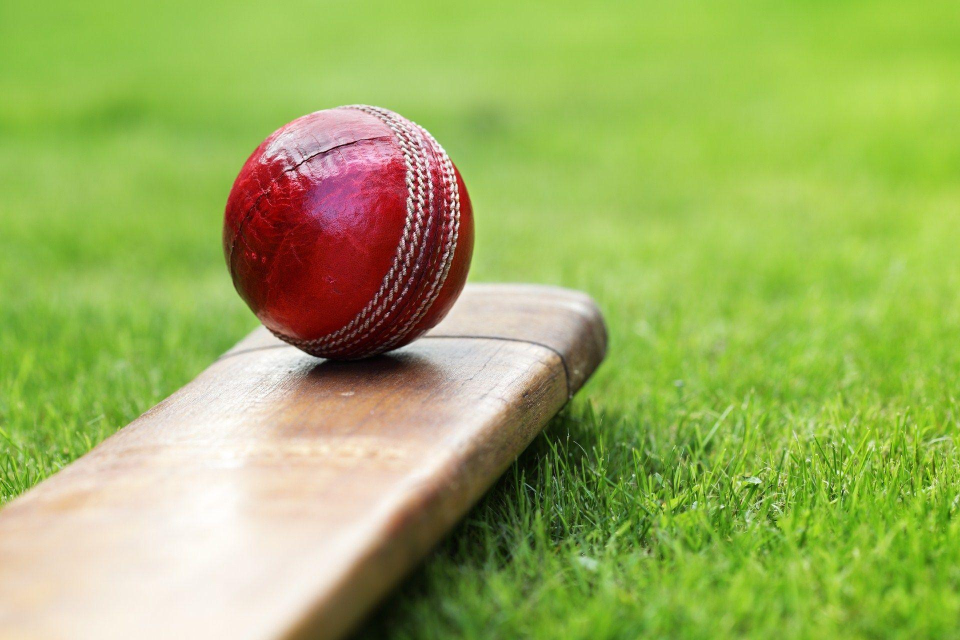
#> input picture cricket.jpg, 1920 x 1280 px (shown at 1/2 size)
$ jupyter execute Image_editing.ipynb
#> lines starting #> are read from the running program, lines starting #| are printed output that depends on the picture; after the words box and inside, x2 and y2 are one past the last pixel; in counts of white or black regions, pixels touching at a corner belong together
# Creating an image in python

[cell 1]
import cv2
import numpy as np
import matplotlib.pyplot as plt

[cell 2]
image=np.zeros((500,500,3),dtype='uint8')

[cell 3]
for i in range(250,0,-1):
    k=(i+3)*2-2
    image[250-i:250+i,250-i:250+i]=[i,i,i]

r=50
for i in range(-r,r+1):
    d=round((2*r*abs(r-abs(i))-(r-abs(i))**2)**0.5)
    image[250+r+i,250+r-d:250+r+d]=[0,200,200]
    image[250-r+i,250-r-d:250-r+d]=[0,200,200]
    image[250+r+i,250-r-d:250-r+d]=[0,200,200]
    image[250-r+i,250+r-d:250+r+d]=[0,200,200]

for i in range(-r,r+1):
    d=round((2*r*abs(r-abs(i))-(r-abs(i))**2)**0.5)
    image[250+i,250-d:250+d]=[42,42,165]

r=3*r
for i in range(-r,r+1):
    d=round((2*r*abs(r-abs(i))-(r-abs(i))**2)**0.5)
    image[i,0:d]=[200,100,100]
    image[-i,500-d:500]=[200,100,100]

while True:
    cv2.imshow('hai',image)
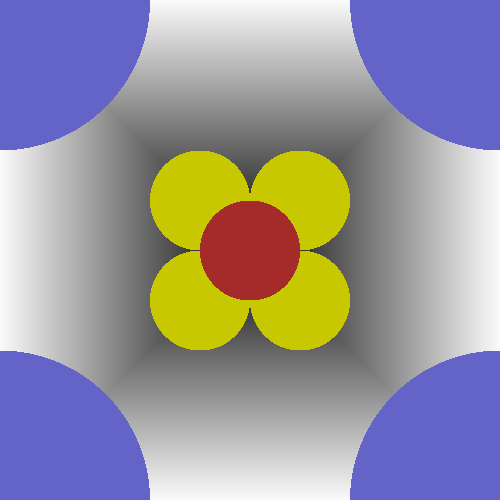
#> window 'hai': shape (500, 500, 3); mean B, G, R 156.4, 148.7, 152.5
    if cv2.waitKey(1)==ord('q'):
#> (key q is pressed here)
        break
cv2.destroyAllWindows()

[cell 4]
cv2.imwrite('output.png',image)

# Cropping and swapping

[cell 5]
image1 = cv2.imread('./cricket.jpg')
#> image1 is the input picture: shape (1280, 1920, 3); mean B, G, R 92.4, 176.5, 155.6
image2 = cv2.imread('./football.jpeg')
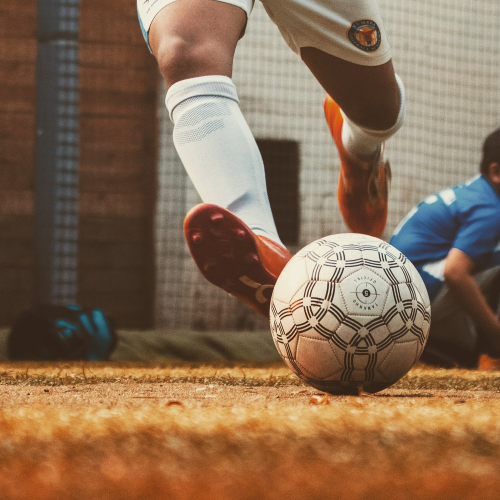
#> input picture football.jpeg, 1000 x 1000 px (shown at 1/2 size)
#> image2 is the input picture: shape (1000, 1000, 3); mean B, G, R 82.6, 107.6, 135.9

[cell 6]
# [6 lines of commented-out code are left out]

[cell 7]
plt.imshow(cv2.cvtColor(image1,cv2.COLOR_BGR2RGB))

[cell 8]
plt.imshow(cv2.cvtColor(image2,cv2.COLOR_BGR2RGB))

[cell 9]
cricketball=image1[200:730,440:950]
plt.imshow(cv2.cvtColor(cricketball,cv2.COLOR_BGR2RGB))
cballshape=cricketball.shape[-2::-1]
#> cballshape = (510, 530)

[cell 10]
football=image2[465:790,535:865]
plt.imshow(cv2.cvtColor(football,cv2.COLOR_BGR2RGB))
fballshape=football.shape[-2::-1]
#> fballshape = (330, 325)

[cell 11]
cricketball=cv2.resize(cricketball,fballshape)
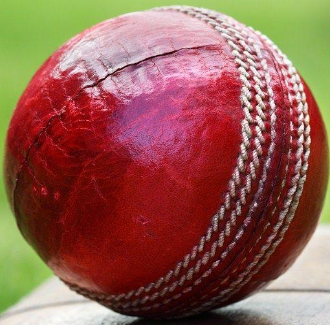
#> cricketball: shape (325, 330, 3); mean B, G, R 80.8, 94.4, 147
football=cv2.resize(football,cballshape)
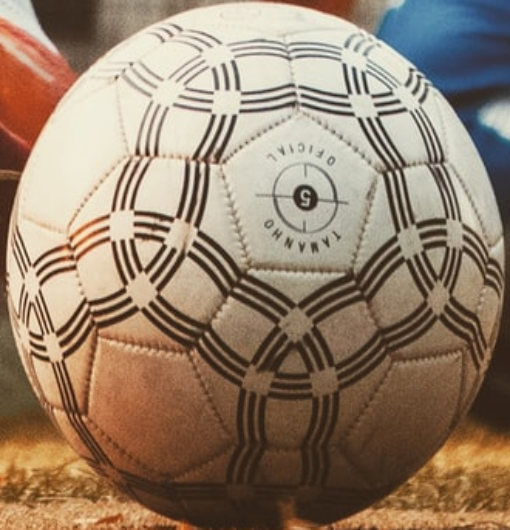
#> football: shape (530, 510, 3); mean B, G, R 108.7, 129.1, 150

[cell 12]
image1[200:730,440:950]=football
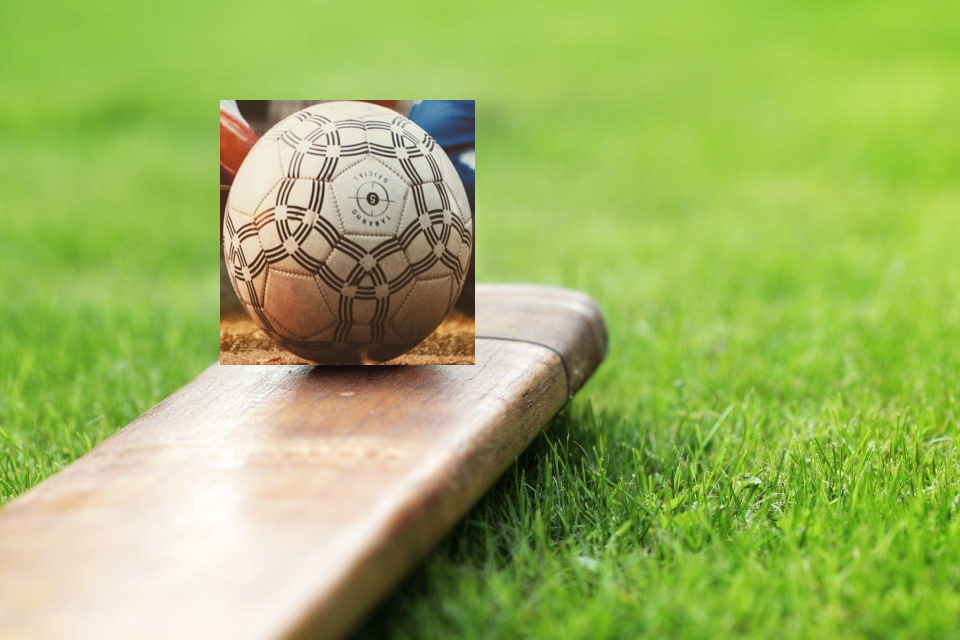
#> image1: shape (1280, 1920, 3) (shown at 1/2 size); 11% of pixels changed, all inside (x1, y1, x2, y2) = (440, 200, 950, 730)
image2[465:790,535:865]=cricketball
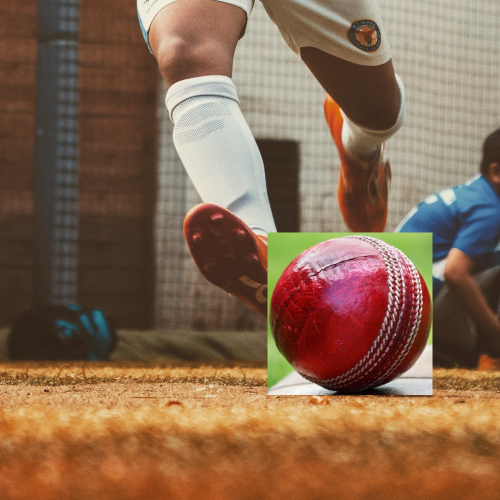
#> image2: shape (1000, 1000, 3) (shown at 1/2 size); 10.72% of pixels changed, all inside (x1, y1, x2, y2) = (535, 465, 865, 790)

[cell 13]
plt.imshow(cv2.cvtColor(image1,cv2.COLOR_BGR2RGB))

[cell 14]
plt.imshow(cv2.cvtColor(image2,cv2.COLOR_BGR2RGB))

# Creating a photo college

[cell 15]
image1 = cv2.imread('./cricket.jpg')
image2 = cv2.imread('./football.jpeg')

[cell 16]
def photocollage(image1,image2,axis=0):
#> called with axis = 0
    if axis==0:
        cols=image1.shape[1]+50 if image1.shape[1]>image2.shape[1] else image2.shape[1]+50
#> cols = 1970
        first = np.zeros((image1.shape[0]+50, cols, 3),dtype='uint8')+255
        extra=0
        if image1.shape[1]%2!=0:
            extra=1
        first[25:image1.shape[0]+25, cols//2-image1.shape[1]//2:cols//2+image1.shape[1]//2+extra]=image1
        second = np.zeros((image2.shape[0]+50,cols,3),dtype='uint8')+255
        extra=0
        if image2.shape[1]%2!=0:
            extra=1
        second[25:image2.shape[0]+25,cols//2-image2.shape[1]//2:cols//2+image2.shape[1]//2+extra]=image2
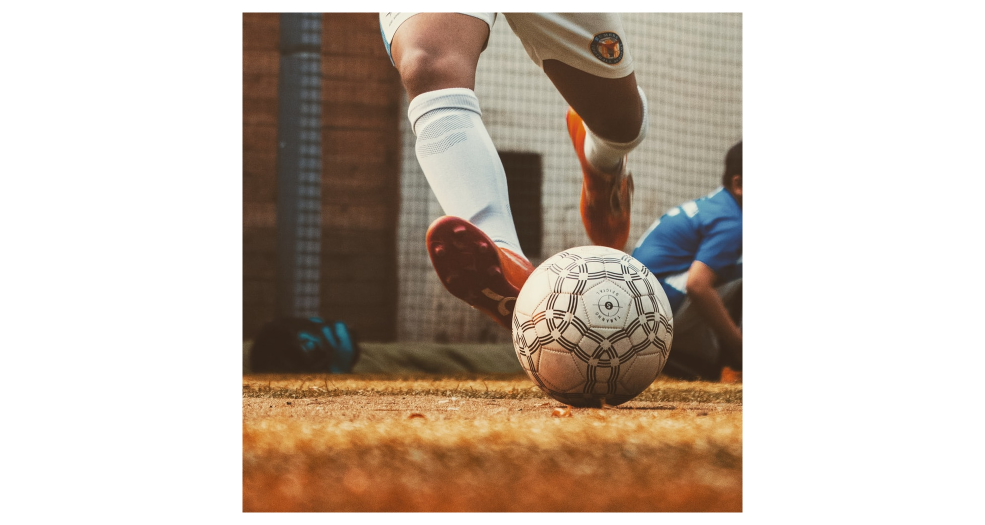
#> second: shape (1050, 1970, 3) (shown at 1/2 size); mean B, G, R 171.7, 183.8, 197.4
        return np.concatenate((first,second))
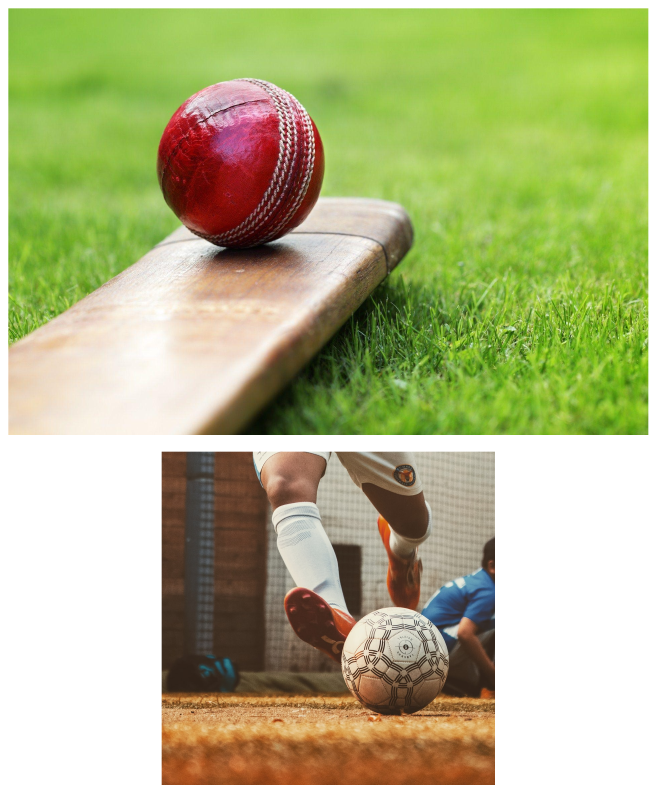
#> returned value: shape (2380, 1970, 3) (shown at 1/3 size); mean of channels 0, 1, 2 133, 182.4, 177.5; drawn as B, G, R
    if axis==1:
        rows=image1.shape[0]+50 if image1.shape[0]>image2.shape[0] else image2.shape[0]+50
        first = np.zeros((rows, image1.shape[1]+50, 3),dtype='uint8')+255
        extra=0
        if image1.shape[0]%2!=0:
            extra=1

        first[rows//2-image1.shape[0]//2:rows//2+image1.shape[0]//2+extra,25:image1.shape[1]+25]=image1
        second = np.zeros((rows,image2.shape[1]+50,3),dtype='uint8')+255
        extra=0
        if image2.shape[0]%2!=0:
            extra=1
        second[rows//2-image2.shape[0]//2:rows//2+image2.shape[0]//2+extra,25:image2.shape[1]+25]=image2
        return np.concatenate((first,second),axis=1)

[cell 17]
rowwise=photocollage(image1,image2)
plt.imshow(cv2.cvtColor(rowwise,cv2.COLOR_BGR2RGB))

[cell 18]
colwise=photocollage(image1,image2,axis=1)
#> call 2 of photocollage, with axis = 1
#> in photocollage (call 2), `second[rows//2-image2.shape[0]//2:rows//2+image2.shape[0]//2+extra,25:..`:
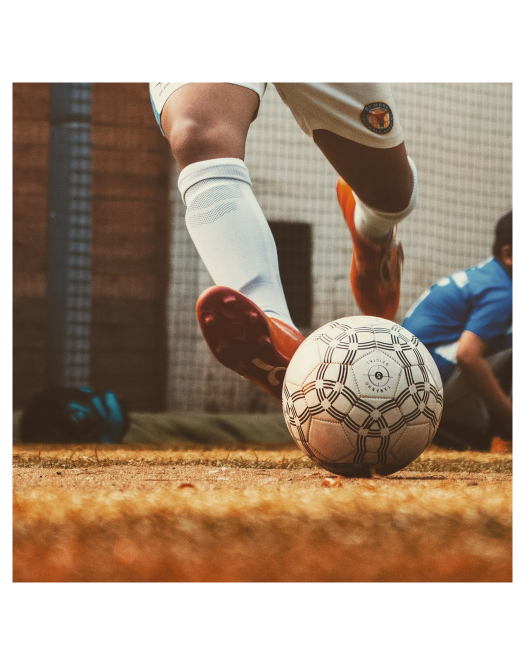
#> second: shape (1330, 1050, 3) (shown at 1/2 size); mean B, G, R 131.5, 149.5, 169.7
#> in photocollage (call 2), `return np.concatenate((first,second),axis=1)`:
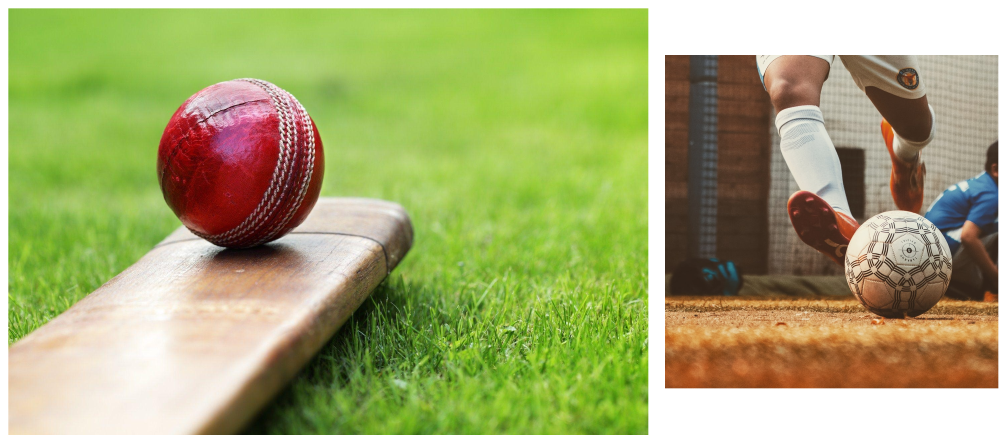
#> returned value: shape (1330, 3020, 3) (shown at 1/3 size); mean of channels 0, 1, 2 112.6, 170.3, 164.6; drawn as B, G, R
plt.imshow(cv2.cvtColor(colwise,cv2.COLOR_BGR2RGB))
